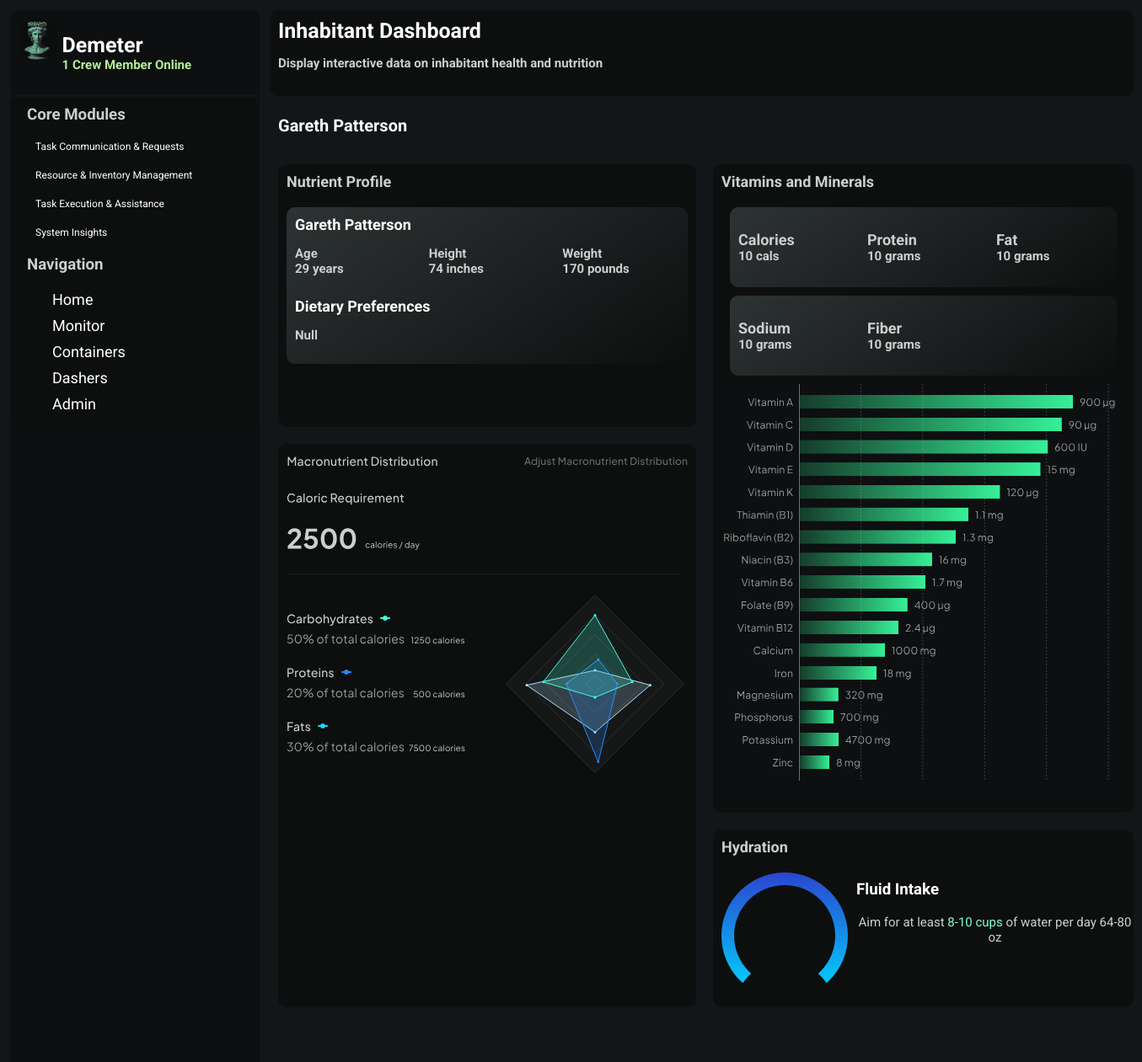
Page /monitor/1/ on the earlier database version.
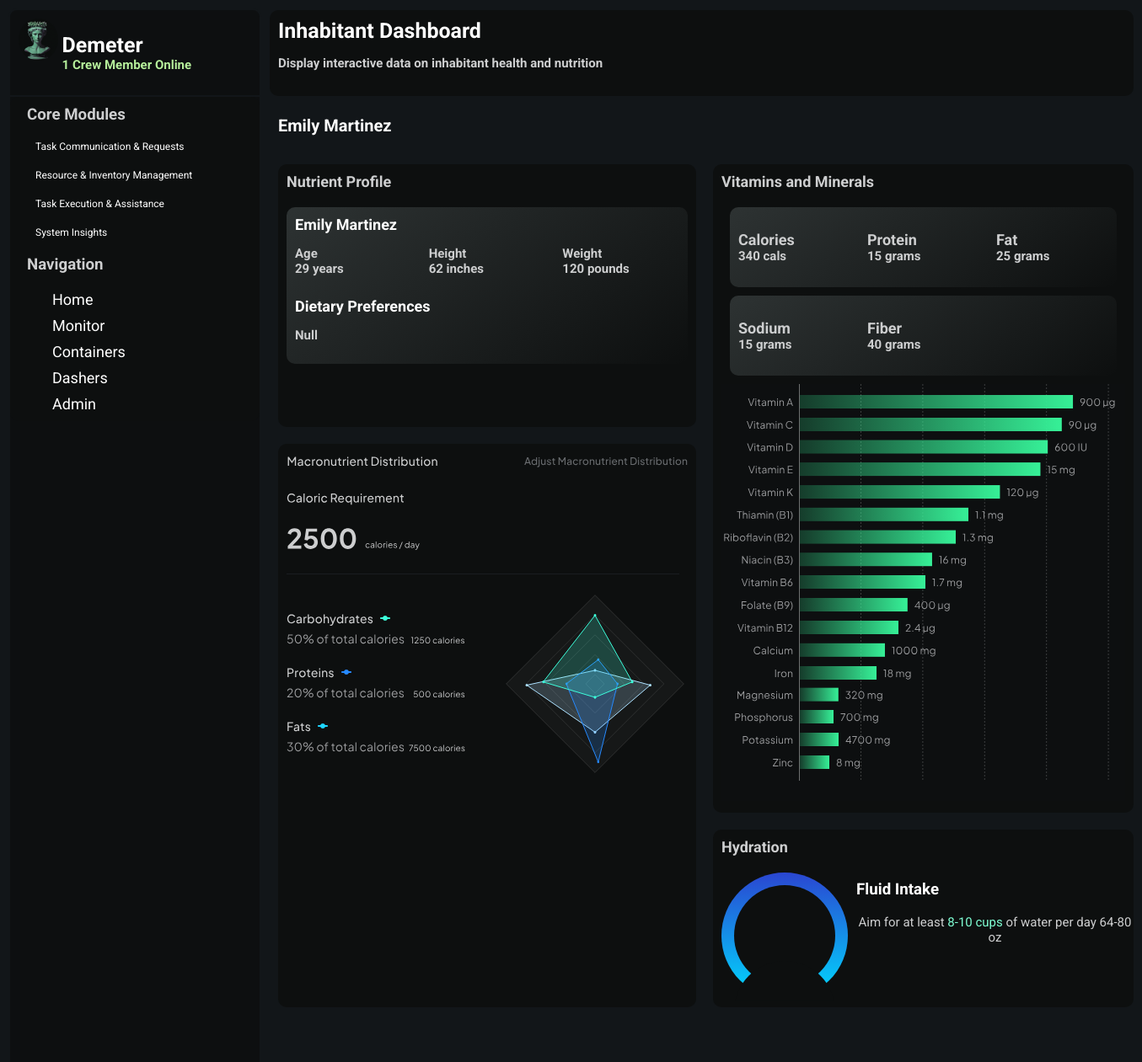
Same page on the later database version.
### inhabitant/models.py (models this page shows, shortened)
class Inhabitant(models.Model):
    STATUS = [
    ("Healthy", "Healthy"),
    ("Sick", "Sick"),
    ("Recovering","Recovering"),
    ("Injured","Injured"),
    ("Deceased","Deceased"),
    ]
    firstName = models.CharField(max_length=64)
    lastName = models.CharField(max_length=64)
    inhabitantID = models.CharField(max_length=64,primary_key=True)
    height =models.IntegerField(blank=False)
    weight = models.IntegerField(blank=False)
    status = models.CharField(max_length=64,default="Healthy",choices=STATUS)
    isVegetarian = models.BooleanField(default=False)
    allergyGluten = models.BooleanField(default=False)
    allergyDairy = models.BooleanField(default=False)
    def __str__ (self):
        return f"{self.firstName} {self.lastName}"

class DailyNutrition(models.Model):
    dailyNutrition = models.UUIDField(default=uuid.uuid4, editable=True, unique=True)
    inhabitant = models.ForeignKey(Inhabitant, on_delete=models.CASCADE, related_name="Nutrition")
    dateStamp = models.DateField(default=datetime.today)
    timeStamp = models.DateTimeField(default=datetime.now)
    foodEaten = models.TextField(null=True, blank=True)
    caloriesConsumed = models.IntegerField(default=0, blank=False, null=False, validators=[MinValueValidator(0)])
    fatConsumed = models.IntegerField(default=0, blank=False, null=False, validators=[MinValueValidator(0)])
    sodiumConsumed = models.IntegerField(default=0, blank=False, null=False, validators=[MinValueValidator(0)])
    fiberConsumed = models.IntegerField(default=0, blank=False, null=False, validators=[MinValueValidator(0)])
    proteinConsumed = models.IntegerField(default=0, blank=False, null=False, validators=[MinValueValidator(0)])

### inhabitant/views.py (the view)
# urls.py: path("monitor/<str:inhabitantID>/", views.joinInhabDash, name="inhabdash"),
def joinInhabDash(request, inhabitantID):
    try:
        inhabitant = Inhabitant.objects.get(inhabitantID=inhabitantID)
        dailyNutrition = DailyNutrition.objects.get(inhabitant=inhabitant)
    except Inhabitant.DoesNotExist:
        inhabitant = None
    if request.method == 'POST':
        form = OrderFoodForm(request.POST)
        facilityForm = FacilityForm(request.POST)
        if form.is_valid() and facilityForm.is_valid():
            destinationFacility = facilityForm.cleaned_data['facility']
            ration = form.cleaned_data['ration']
            querySet = RationPack.objects.filter(typeRation=ration)
            if len(querySet) >= 1:
                for query in querySet:
                    rationPack = query
                    if rationPack.rations > 0:
                        break
                if rationPack.rations > 0:
                    destinationFacility = Facility.objects.get(facilityID=destinationFacility.facilityID)
                    locationOfRation = rationPack.container.location
                    availableDashers = Dasher.objects.filter(status="Awaiting")
                    optimalDasher = availableDashers[0]
                    optimalDasher.status = "In-Progress"
                    optimalDasher.location = locationOfRation
                    optimalDasher.locationX = locationOfRation.locationX
                    optimalDasher.locationY = locationOfRation.locationY
                    optimalDasher.save()
                    optimalDasher.rationHeld = ration
                    rationPack.rations -= 1
                    rationPack.save()
                    optimalDasher.save()
                    optimalDasher.location = destinationFacility
                    optimalDasher.locationX = destinationFacility.locationX
                    optimalDasher.locationY = destinationFacility.locationY
                    optimalDasher.save()
                    optimalDasher.rationHeld = None
                    optimalDasher.status = "Awaiting"
                    optimalDasher.save()
                else:
                    return render(request,"inhabitant/habdash.html",{
                    "inhabitant":inhabitant,
                    "nutrition":dailyNutrition,
                    "form":form,
                    "rationPack":RationPack,
                    "rationDNE":True,
                    "facilityForm":facilityForm,
                    })
            else:
                return render(request,"inhabitant/habdash.html",{
                    "inhabitant":inhabitant,
                    "nutrition":dailyNutrition,
                    "form":form,
                    "rationPack":RationPack,
                    "rationDNE":True,
                    "facilityForm":facilityForm,
                    })
            nc = NutrientContent.objects.get(ration=ration)
            dailyNutrition.caloriesConsumed += nc.calories
            dailyNutrition.fatConsumed += nc.fat
            dailyNutrition.proteinConsumed += nc.protein
            dailyNutrition.sodiumConsumed += nc.sodium
            dailyNutrition.fiberConsumed += nc.fiber
            dailyNutrition.save()
    else:
        form = OrderFoodForm()
        facilityForm = FacilityForm()
    return render(request,"inhabitant/habdash.html",{
        "inhabitant":inhabitant,
        "nutrition":dailyNutrition,
        "form":form,
        "RationDNE":False,
        "rationPack":RationPack,
        "facilityForm":facilityForm,
        })

### inhabitant/templates/inhabitant/habdash.html (shortened to what this page needs)
{% extends 'inhabitant/base.html' %}
{% block body %}
{% load static %}
<link rel="stylesheet" type="text/css" href="{% static 'css/habdash.css' %}">
<div class="container">
    <h1 class="header">Inhabitant Dashboard
        <p>Display interactive data on inhabitant health and nutrition</p>
    </h1>
    <h1 class="sub-header">{{ inhabitant }}</h1>
    <div class="wrapper">
        <div class="nutrients">
            <h1>Nutrient Profile</h1>
            <div>
                <h1>{{ inhabitant }}</h1>
                <div class="inhab-info">
                    <h3> Age
                        <p>29 years</p>
                    </h3>
                    <h3> Height
                        <p>{{ inhabitant.height }} inches</p>
                    </h3>
                    <h3> Weight
                        <p>{{ inhabitant.weight }} pounds</p>
                    </h3>
                </div>
                <h3 id="diet-pref">Dietary Preferences</h5>
                <div class="inhab-info">
                    <h3>Null
                    </h3>
                </div>
            </div>
        </div>
        <div class="macro">
            <div>
            </div>
        </div>
        <div class="vitamins">
            <h1>Vitamins and Minerals</h1>
            <div id="vit-temp">
                <div class="inhab-info">
                    <h3> Calories
                        <p>{{ nutrition.caloriesConsumed }} cals</p>
                    </h3>
                    <h3>Protein
                        <p>{{ nutrition.proteinConsumed }} grams</p>
                    </h3>
                    <h3> Fat
                        <p>{{ nutrition.fatConsumed }} grams</p>
                    </h3>
                </div>
                <div class="inhab-info">
                    <h3> Sodium
                        <p>{{ nutrition.sodiumConsumed }} grams</p>
                    </h3>
                    <h3> Fiber
                        <p>{{ nutrition.fiberConsumed }} grams</p>
                    </h3>
                    <h3>
                    </h3>
                </div>
                <div>
                </div>
            </div>
        </div>
        <div class="hydration">
            <h1>Hydration</h1>
            <div>
                <div class="hyrdation-container">
                    <div class="innerCircle"></div>
                    <div class="hydration-status"></div>
                </div>
                <div class="water-info">
                    <h3>Fluid Intake</h3>
                    <div class="water-text">
                        <p>Aim for at least <span>8-10 cups</span> of water per day 64-80 oz</p>
                    </div>
                </div>
            </div>
        </div>
    </div>
</div>
{% endblock %}

Differences in the rows shown:
removed DailyNutrition: caloriesConsumed "10", proteinConsumed "10", fatConsumed "10", sodiumConsumed "10", fiberConsumed "10"
changed Inhabitant: firstName+lastName "Gareth Patterson" → "Emily Martinez"; height "74" → "62"; weight "170" → "120"
added DailyNutrition: caloriesConsumed "340", proteinConsumed "15", fatConsumed "25", sodiumConsumed "15", fiberConsumed "40"
